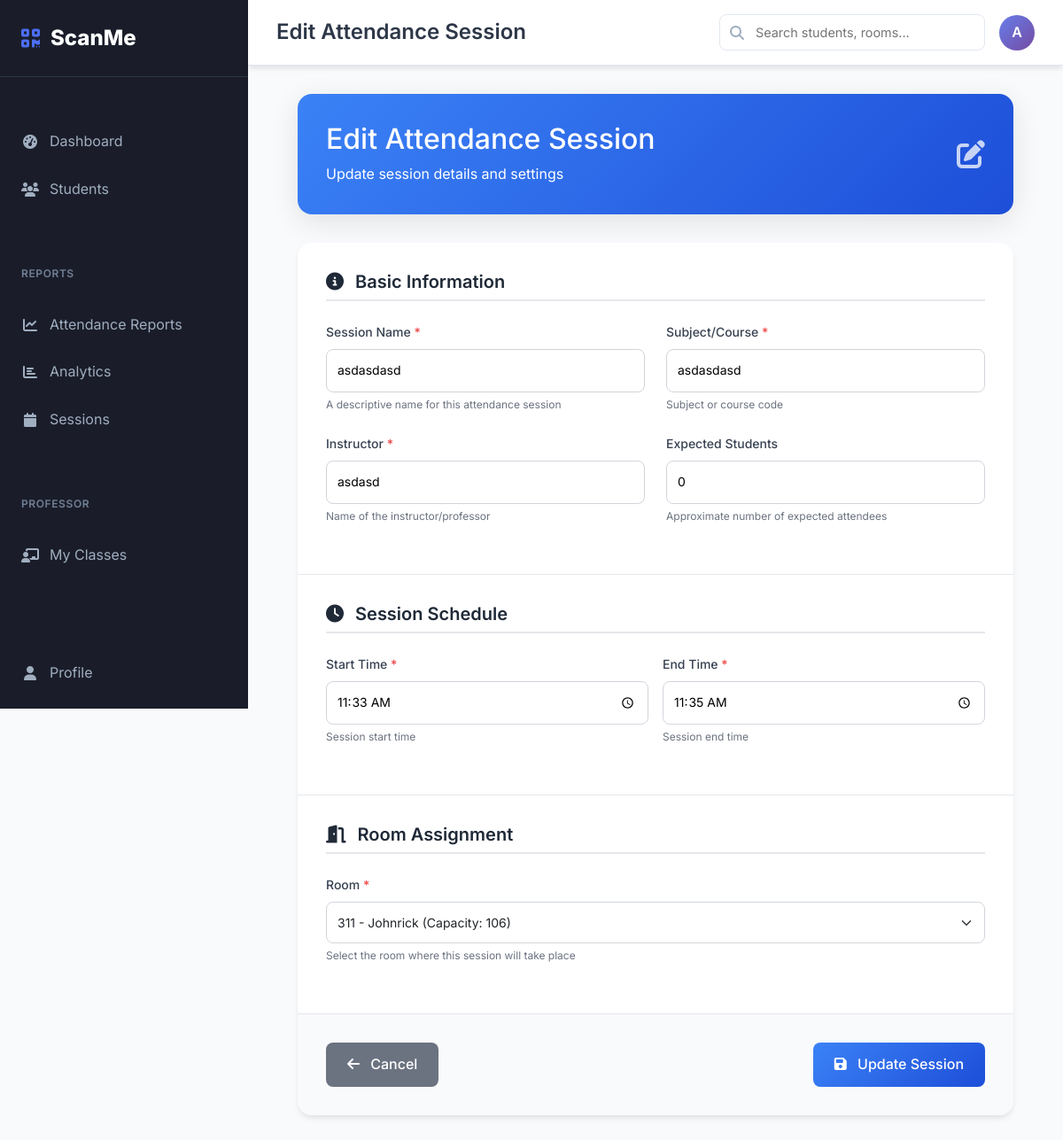
/attendance/sessions/1/edit (signed in), run on the app's committed database.
### app/models/user_model.py (models this page shows, shortened)
class User(UserMixin, db.Model):
    __tablename__ = 'users'
    id = db.Column(db.Integer, primary_key=True)
    username = db.Column(db.String(80), unique=True, nullable=False, index=True)
    email = db.Column(db.String(120), unique=True, nullable=False, index=True)
    password = db.Column(db.String(255), nullable=False)
    role = db.Column(db.String(20), nullable=False, default='student')  # admin, student, professor
    is_active = db.Column(db.Boolean, default=True, nullable=False)
    created_at = db.Column(db.DateTime, default=datetime.utcnow)
    last_login = db.Column(db.DateTime)
    attendance_records = db.relationship('AttendanceRecord', backref='scanned_by_user', lazy=True,
                                       foreign_keys='AttendanceRecord.scanned_by')
    time_in_records = db.relationship('AttendanceRecord', backref='time_in_scanned_by_user', lazy=True,
                                    foreign_keys='AttendanceRecord.time_in_scanned_by')
    time_out_records = db.relationship('AttendanceRecord', backref='time_out_scanned_by_user', lazy=True,
                                     foreign_keys='AttendanceRecord.time_out_scanned_by')
    def is_admin(self):
        return self.role == 'admin'
    def is_professor(self):
        return self.role == 'professor'
    def can_manage_students(self):
        return self.role in ['admin', 'professor']
    def can_view_reports(self):
        return self.role in ['admin', 'professor']
    def get_display_name(self):
        return self.username.title()

### app/models/attendance_model.py (models this page shows, shortened)
class AttendanceSession(db.Model):
    __tablename__ = 'attendance_sessions'
    id = db.Column(db.Integer, primary_key=True)
    room_id = db.Column(db.Integer, db.ForeignKey('rooms.id'), nullable=False, index=True)
    session_name = db.Column(db.String(100), nullable=False)
    subject = db.Column(db.String(100))
    instructor = db.Column(db.String(100))
    start_time = db.Column(db.DateTime, nullable=False)
    end_time = db.Column(db.DateTime, nullable=False)
    expected_students = db.Column(db.Integer, default=0)
    is_active = db.Column(db.Boolean, default=True, nullable=False)
    created_by = db.Column(db.Integer, db.ForeignKey('users.id'), nullable=False)
    created_at = db.Column(db.DateTime, default=datetime.utcnow)
    attendance_records = db.relationship('AttendanceRecord', backref='session', lazy=True)

### app/models/room_model.py (models this page shows, shortened)
class Room(db.Model):
    __tablename__ = 'rooms'
    id = db.Column(db.Integer, primary_key=True)
    room_number = db.Column(db.String(20), unique=True, nullable=False, index=True)
    room_name = db.Column(db.String(100), nullable=True)
    building = db.Column(db.String(50), nullable=False)
    floor = db.Column(db.Integer, nullable=False)
    capacity = db.Column(db.Integer, nullable=False, default=30)
    room_type = db.Column(db.String(30), nullable=False, default='classroom')  # classroom, laboratory, auditorium
    equipment = db.Column(db.Text)  # JSON string of available equipment
    description = db.Column(db.Text)
    is_active = db.Column(db.Boolean, default=True, nullable=False)
    created_at = db.Column(db.DateTime, default=datetime.utcnow)
    updated_at = db.Column(db.DateTime, default=datetime.utcnow, onupdate=datetime.utcnow)
    attendance_records = db.relationship('AttendanceRecord', backref='room', lazy=True, cascade='all, delete-orphan')
    sessions = db.relationship('AttendanceSession', backref='room', lazy=True, cascade='all, delete-orphan')
    def get_full_name(self):
        if self.room_name:
            return f"{self.room_number} - {self.room_name}"
        return self.room_number

### app/routes/attendance_routes.py (the view, shortened to what this page needs)
@attendance_bp.route('/sessions/<int:id>/edit', methods=['GET', 'POST'])
@login_required
@requires_professor_or_admin
def edit_session(id):
    try:
        session = AttendanceSession.query.get_or_404(id)
        rooms = Room.query.filter_by(is_active=True).all()
        return render_template('attendance/edit_session.html',
                             session=session,
                             rooms=rooms)
    except Exception as e:
        db.session.rollback()
        flash(f'Error updating session: {str(e)}', 'error')
        return redirect(url_for('attendance.manage_sessions'))

### app/templates/attendance/edit_session.html (shortened to what this page needs)
{% extends "dashboard_base.html" %}
{% block page_title %}Edit Attendance Session{% endblock %}
{% block content %}
<div class="container-fluid px-4">
    <div class="edit-session-header">
        <div class="d-flex align-items-center justify-content-between">
            <div>
                <h1 class="h2 mb-2">Edit Attendance Session</h1>
                <p class="mb-0 opacity-90">Update session details and settings</p>
            </div>
            <div class="d-flex align-items-center">
                <i class="fas fa-edit fa-2x opacity-75"></i>
            </div>
        </div>
    </div>
    <div class="form-container">
        <form method="POST" action="{{ url_for('attendance.edit_session', id=session.id) }}">
            <div class="form-section">
                <h3 class="section-title">
                    <i class="fas fa-info-circle me-2"></i>
                    Basic Information
                </h3>
                <div class="row">
                    <div class="col-md-6">
                        <div class="form-group">
                            <label for="session_name" class="form-label">
                                Session Name <span class="required">*</span>
                            </label>
                            <input type="text"
                                   id="session_name"
                                   name="session_name"
                                   class="form-input"
                                   value="{{ session.session_name }}"
                                   required>
                            <div class="help-text">A descriptive name for this attendance session</div>
                        </div>
                    </div>
                    <div class="col-md-6">
                        <div class="form-group">
                            <label for="subject" class="form-label">
                                Subject/Course <span class="required">*</span>
                            </label>
                            <input type="text"
                                   id="subject"
                                   name="subject"
                                   class="form-input"
                                   value="{{ session.subject }}"
                                   required>
                            <div class="help-text">Subject or course code</div>
                        </div>
                    </div>
                </div>
                <div class="row">
                    <div class="col-md-6">
                        <div class="form-group">
                            <label for="instructor" class="form-label">
                                Instructor <span class="required">*</span>
                            </label>
                            <input type="text"
                                   id="instructor"
                                   name="instructor"
                                   class="form-input"
                                   value="{{ session.instructor }}"
                                   required>
                            <div class="help-text">Name of the instructor/professor</div>
                        </div>
                    </div>
                    <div class="col-md-6">
                        <div class="form-group">
                            <label for="expected_students" class="form-label">
                                Expected Students
                            </label>
                            <input type="number"
                                   id="expected_students"
                                   name="expected_students"
                                   class="form-input"
                                   value="{{ session.expected_students }}"
                                   min="0"
                                   max="500">
                            <div class="help-text">Approximate number of expected attendees</div>
                        </div>
                    </div>
                </div>
            </div>
            <div class="form-section" style="border-top: 1px solid #e5e7eb;">
                <h3 class="section-title">
                    <i class="fas fa-clock me-2"></i>
                    Session Schedule
                </h3>
                <div class="time-inputs">
                    <div class="form-group">
                        <label for="start_time" class="form-label">
                            Start Time <span class="required">*</span>
                        </label>
                        <input type="time"
                               id="start_time"
                               name="start_time"
                               class="form-input"
                               value="{{ session.start_time.strftime('%H:%M') if session.start_time else '' }}"
                               required>
                        <div class="help-text">Session start time</div>
                    </div>
                    <div class="form-group">
                        <label for="end_time" class="form-label">
                            End Time <span class="required">*</span>
                        </label>
                        <input type="time"
                               id="end_time"
                               name="end_time"
                               class="form-input"
                               value="{{ session.end_time.strftime('%H:%M') if session.end_time else '' }}"
                               required>
                        <div class="help-text">Session end time</div>
                    </div>
                </div>
            </div>
            <div class="form-section" style="border-top: 1px solid #e5e7eb;">
                <h3 class="section-title">
                    <i class="fas fa-door-open me-2"></i>
                    Room Assignment
                </h3>
                <div class="form-group">
                    <label for="room_id" class="form-label">
                        Room <span class="required">*</span>
                    </label>
                    <select id="room_id" name="room_id" class="form-select" required>
                        {% for room in rooms %}
                        <option value="{{ room.id }}"
                                {% if session.room_id == room.id %}selected{% endif %}>
                            {{ room.get_full_name() }} (Capacity: {{ room.capacity }})
                        </option>
                        {% endfor %}
                    </select>
                    <div class="help-text">Select the room where this session will take place</div>
                </div>
            </div>
            <div class="form-section" style="border-top: 1px solid #e5e7eb; background-color: #f9fafb;">
                <div class="d-flex justify-content-between align-items-center">
                    <div>
                        <a href="{{ url_for('attendance.view_session', session_id=session.id) }}"
                           class="btn-secondary">
                            <i class="fas fa-arrow-left me-2"></i>
                            Cancel
                        </a>
                    </div>
                    <div>
                        <button type="submit" class="btn-primary">
                            <i class="fas fa-save me-2"></i>
                            Update Session
                        </button>
                    </div>
                </div>
            </div>
        </form>
    </div>
</div>
{% endblock %}

### app/templates/dashboard_base.html (shortened to what this page needs)
<!DOCTYPE html>
<html lang="en">
<head>
    <link href="https://cdn.jsdelivr.net/npm/bootstrap@5.3.3/dist/css/bootstrap.min.css" rel="stylesheet">
    <script src="https://cdn.tailwindcss.com"></script>
    <link rel="stylesheet" href="https://cdnjs.cloudflare.com/ajax/libs/font-awesome/6.6.0/css/all.min.css">
</head>
<body>
    <nav class="sidebar" id="sidebar">
        <a href="{{ url_for('main.index') }}" class="sidebar-brand">
            <i class="fas fa-qrcode"></i>
            ScanMe
        </a>
        <div class="nav-group">
            <ul class="sidebar-nav">
                <li class="nav-item">
                    <a href="{{ url_for('main.dashboard') }}" class="nav-link {{ 'active' if request.endpoint == 'main.dashboard' }}">
                        <i class="fas fa-tachometer-alt"></i>
                        Dashboard
                    </a>
                </li>
                {% if current_user.can_manage_students() %}
                <li class="nav-item">
                    <a href="{{ url_for('students.list_students') }}" class="nav-link {{ 'active' if 'students' in request.endpoint }}">
                        <i class="fas fa-users"></i>
                        Students
                    </a>
                </li>
                {% endif %}
            </ul>
        </div>
        {% if current_user.can_view_reports() %}
        <div class="nav-group">
            <div class="nav-group-title">Reports</div>
            <ul class="sidebar-nav">
                <li class="nav-item">
                    <a href="{{ url_for('attendance.reports') }}" class="nav-link {{ 'active' if request.endpoint == 'attendance.reports' }}">
                        <i class="fas fa-chart-line"></i>
                        Attendance Reports
                    </a>
                </li>
                <li class="nav-item">
                    <a href="{{ url_for('attendance.analytics') }}" class="nav-link {{ 'active' if request.endpoint == 'attendance.analytics' }}">
                        <i class="fas fa-chart-bar"></i>
                        Analytics
                    </a>
                </li>
                <li class="nav-item">
                    <a href="{{ url_for('attendance.manage_sessions') }}" class="nav-link {{ 'active' if request.endpoint == 'attendance.manage_sessions' }}">
                        <i class="fas fa-calendar"></i>
                        Sessions
                    </a>
                </li>
            </ul>
        </div>
        {% endif %}
        {% if current_user.is_professor() or current_user.is_admin() %}
        <div class="nav-group">
            <div class="nav-group-title">Professor</div>
            <ul class="sidebar-nav">
                <li class="nav-item">
                    <a href="{{ url_for('professor.dashboard') }}" class="nav-link {{ 'active' if request.endpoint == 'professor.dashboard' }}">
                        <i class="fas fa-chalkboard-teacher"></i>
                        My Classes
                    </a>
                </li>
            </ul>
        </div>
        {% endif %}
        <div class="nav-group" style="margin-top: auto; padding-top: 2rem;">
            <ul class="sidebar-nav">
                <li class="nav-item">
                    <a href="{{ url_for('main.profile') }}" class="nav-link {{ 'active' if request.endpoint == 'main.profile' }}">
                        <i class="fas fa-user"></i>
                        Profile
                    </a>
                </li>
                <li class="nav-item">
                    <a href="{{ url_for('auth.change_password') }}" class="nav-link {{ 'active' if request.endpoint == 'auth.change_password' }}">
                    </a>
                </li>
            </ul>
        </div>
    </nav>
    <main class="main-content">
        <header class="topbar">
            <div class="d-flex align-items-center">
                <h1 class="page-title">{% block page_title %}Dashboard{% endblock %}</h1>
            </div>
            <div class="topbar-actions">
                <div class="search-box">
                    <i class="fas fa-search"></i>
                    <input type="text" placeholder="Search students, rooms..." id="globalSearch">
                </div>
                <div class="user-dropdown dropdown">
                    <div class="user-avatar" data-bs-toggle="dropdown" aria-expanded="false">
                        {{ current_user.username[0].upper() }}
                    </div>
                </div>
            </div>
        </header>
        <div class="content-area">
            {% block content %}{% endblock %}
        </div>
    </main>
</body>
</html>

### data on the page
User: username "A"
AttendanceSession: session_name "asdasdasd", subject "asdasdasd", instructor "asdasd", expected_students "0", start_time "11:33", end_time "11:35", room_id "311 - Johnrick (Capacity: 106)"
